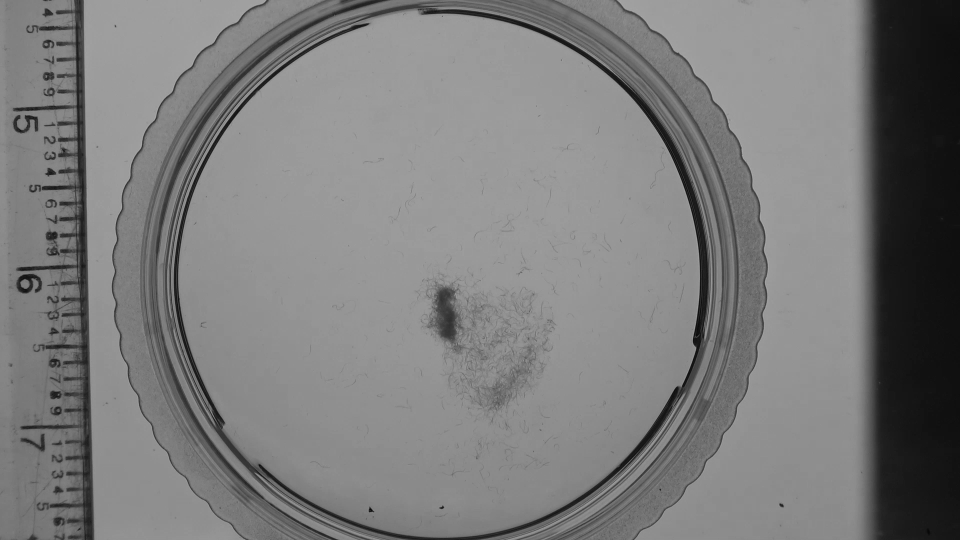
#> input picture 02_Image_Processing/01_original.png, 1920 x 1080 px (shown at 1/2 size)
$ python -i Segmentation_1.py   (imports and definitions only)
#> lines starting #> are read from the running program, lines starting #| are printed output that depends on the picture; after the words box and inside, x2 and y2 are one past the last pixel; in counts of white or black regions, pixels touching at a corner belong together
###############################################################
# Segmentation.py
#
# Vinegar Eel Segmentation Pipeline
#
# Part 1
# Imports
# Initialization
# Image Reading
# Petri Dish Detection
# Petri Dish Masking
###############################################################

import cv2
import numpy as np

from pathlib import Path

from skimage.morphology import (
    skeletonize,
    remove_small_objects,
    remove_small_holes
)

from scipy import ndimage


###############################################################
# CLASS
###############################################################

class VinegarEelSegmentation:

    ###########################################################
    # INITIALIZATION
    ###########################################################

    def __init__(self):

        # -----------------------------------------------------
        # Petri dish parameters
        # -----------------------------------------------------

        self.mask_margin = 80

        # Set to False if using fixed ROI
        self.auto_detect_dish = True

        # Fixed values (used only if auto_detect_dish=False)
        self.fixed_x = None
        self.fixed_y = None
        self.fixed_radius = None

        # -----------------------------------------------------
        # Morphology parameters
        # -----------------------------------------------------

        self.min_object_size = 80
        self.min_hole_size = 100

        self.blackhat_kernel = (25, 25)

        self.gaussian_sigma = 3

        #######################################################
        # Debug
        #######################################################

        self.save_debug_images = True

    ###########################################################
    # READ IMAGE
    ###########################################################

    # [14 lines left out: function read_image, not called in this run]

    ###########################################################
    # DETECT PETRI DISH
    ###########################################################

    def detect_dish(self, image):

        # -----------------------------------------------------
        # Use fixed ROI if desired
        # -----------------------------------------------------

        if not self.auto_detect_dish:

            return (
                self.fixed_x,
                self.fixed_y,
                self.fixed_radius
            )

        # -----------------------------------------------------
        # Blur image
        # -----------------------------------------------------

        blur = cv2.GaussianBlur(
            image,
            (9, 9),
            2
        )

        circles = cv2.HoughCircles(

            blur,

            cv2.HOUGH_GRADIENT,

            dp=1.2,

            minDist=1500,

            param1=80,

            param2=35,

            minRadius=350,

            maxRadius=600
        )

        if circles is None:

            raise RuntimeError(
                "Petri dish not detected."
            )

        circles = np.uint16(
            np.around(circles)
        )

        x, y, r = circles[0][0]

        return int(x), int(y), int(r)

    ###########################################################
    # PETRI DISH MASK
    ###########################################################

    def apply_dish_mask(
            self,
            image,
            x,
            y,
            r):

        radius = max(
            r - self.mask_margin,
            0
        )

        mask = np.zeros(
            image.shape,
            dtype=np.uint8
        )

        cv2.circle(

            mask,

            (x, y),

            radius,

            255,

            -1
        )

        masked = cv2.bitwise_and(
            image,
            image,
            mask=mask
        )

        return masked

    ###########################################################
    # SAVE PETRI DISH DEBUG
    ###########################################################

    def save_dish_debug(
            self,
            image,
            x,
            y,
            r):

        if not self.save_debug_images:
            return

        debug = cv2.cvtColor(
            image,
            cv2.COLOR_GRAY2BGR
        )

        cv2.circle(
            debug,
            (x, y),
            r,
            (0, 255, 0),
            2
        )

        cv2.circle(
            debug,
            (x, y),
            r - self.mask_margin,
            (0, 0, 255),
            2
        )

        cv2.imwrite(
            "Detected_Dish.png",
            debug
        )

        mask = np.zeros(
            image.shape,
            dtype=np.uint8
        )

        cv2.circle(
            mask,
            (x, y),
            r - self.mask_margin,
            255,
            -1
        )

        cv2.imwrite(
            "DishMask.png",
            mask
        )
            ###########################################################
    # REMOVE BACKGROUND
    ###########################################################

    def remove_background(self, image):

        # Large Gaussian blur estimates slow-varying background
        background = cv2.GaussianBlur(
            image,
            (101, 101),
            0
        )

        # Keep dark vinegar eels
        result = cv2.subtract(
            background,
            image
        )

        return result

    ###########################################################
    # CONTRAST ENHANCEMENT (CLAHE)
    ###########################################################

    def enhance_contrast(self, image):

        clahe = cv2.createCLAHE(
            clipLimit=2.5,
            tileGridSize=(8, 8)
        )

        enhanced = clahe.apply(image)

        return enhanced

    ###########################################################
    # DENOISE
    ###########################################################

    def denoise(self, image):

        image = cv2.GaussianBlur(
            image,
            (5, 5),
            self.gaussian_sigma
        )

        return image

    ###########################################################
    # BLACKHAT ENHANCEMENT
    ###########################################################

    def blackhat(self, image):

        kernel = cv2.getStructuringElement(
            cv2.MORPH_ELLIPSE,
            self.blackhat_kernel
        )

        result = cv2.morphologyEx(
            image,
            cv2.MORPH_BLACKHAT,
            kernel
        )

        return result

    ###########################################################
    # REMOVE LEFT SCALE BAR
    ###########################################################

    def remove_scale_bar(self, image):

        result = image.copy()

        # Adjust according to your images
        result[:, :120] = 0

        return result

    ###########################################################
    # THRESHOLD
    ###########################################################

    def threshold(self, image):

        _, binary = cv2.threshold(
            image,
            0,
            255,
            cv2.THRESH_BINARY + cv2.THRESH_OTSU
        )

        return binary

    ###########################################################
    # MORPHOLOGICAL CLEANING
    ###########################################################

    def morphology(self, binary):

        kernel = cv2.getStructuringElement(
            cv2.MORPH_ELLIPSE,
            (3, 3)
        )

        binary = cv2.morphologyEx(
            binary,
            cv2.MORPH_OPEN,
            kernel,
            iterations=1
        )

        binary = cv2.morphologyEx(
            binary,
            cv2.MORPH_CLOSE,
            kernel,
            iterations=2
        )

        return binary

    ###########################################################
    # REMOVE SMALL OBJECTS
    ###########################################################

    def remove_noise(self, binary):

        binary_bool = binary.astype(bool)

        binary_bool = remove_small_objects(
            binary_bool,
            min_size=self.min_object_size
        )

        binary_bool = remove_small_holes(
            binary_bool,
            area_threshold=self.min_hole_size
        )

        binary = (binary_bool.astype(np.uint8)) * 255

        return binary

    ###########################################################
    # COMPLETE PREPROCESSING PIPELINE
    ###########################################################

    def preprocess(self, image):

        # Detect Petri dish
        x, y, r = self.detect_dish(image)

        # Save debug image
        self.save_dish_debug(image, x, y, r)

        # Mask outside dish
        image = self.apply_dish_mask(
            image,
            x,
            y,
            r
        )

        # Remove scale bar
        image = self.remove_scale_bar(image)

        # Background subtraction
        image = self.remove_background(image)

        # Contrast enhancement
        image = self.enhance_contrast(image)

        # Noise removal
        image = self.denoise(image)

        # Enhance worms
        image = self.blackhat(image)

        return image
        ###########################################################
    # REMOVE OBJECTS TOUCHING IMAGE BORDER
    ###########################################################

    def remove_border_objects(self, binary):

        h, w = binary.shape

        labels, stats = cv2.connectedComponentsWithStats(
            binary,
            connectivity=8
        )[1:3]

        output = np.zeros_like(binary)

        num_labels = stats.shape[0]

        for label in range(1, num_labels):

            component = (labels == label)

            ys, xs = np.where(component)

            if len(xs) == 0:
                continue

            if (
                np.min(xs) == 0 or
                np.max(xs) == w - 1 or
                np.min(ys) == 0 or
                np.max(ys) == h - 1
            ):
                continue

            output[component] = 255

        return output


    ###########################################################
    # FILTER OBJECTS BY AREA
    ###########################################################

    def filter_by_area(
            self,
            binary,
            min_area=30,
            max_area=50000):

        nLabels, labels, stats, centroids = \
            cv2.connectedComponentsWithStats(
                binary,
                connectivity=8
            )

        output = np.zeros_like(binary)

        for i in range(1, nLabels):

            area = stats[i, cv2.CC_STAT_AREA]

            if area < min_area:
                continue

            if area > max_area:
                continue

            output[labels == i] = 255

        return output


    ###########################################################
    # FINAL MORPHOLOGY
    ###########################################################

    def final_cleanup(self, binary):

        kernel = cv2.getStructuringElement(
            cv2.MORPH_ELLIPSE,
            (3, 3)
        )

        binary = cv2.morphologyEx(
            binary,
            cv2.MORPH_OPEN,
            kernel,
            iterations=1
        )

        binary = cv2.morphologyEx(
            binary,
            cv2.MORPH_CLOSE,
            kernel,
            iterations=2
        )

        return binary


    ###########################################################
    # SEGMENTATION PIPELINE
    ###########################################################

    def segment(self, image):

        #######################################################
        # PREPROCESS
        #######################################################

        pre = self.preprocess(image)

        #######################################################
        # THRESHOLD
        #######################################################

        binary = self.threshold(pre)

        #######################################################
        # MORPHOLOGY
        #######################################################

        binary = self.morphology(binary)

        #######################################################
        # REMOVE SMALL OBJECTS
        #######################################################

        binary = self.remove_noise(binary)

        #######################################################
        # FILTER AREA
        #######################################################

        binary = self.filter_by_area(
            binary,
            min_area=25,
            max_area=40000
        )

        #######################################################
        # REMOVE BORDER OBJECTS
        #######################################################

        binary = self.remove_border_objects(binary)

        #######################################################
        # FINAL CLEANUP
        #######################################################

        binary = self.final_cleanup(binary)

        return binary


    ###########################################################
    # SAVE INTERMEDIATE RESULTS
    ###########################################################

    # [274 lines left out: functions save_preprocessing_steps, skeleton, object_orientation, orientations, draw_orientations, overlay and 1 more, not called in this run]


>>> import cv2
>>> picture = cv2.imread('01_original.png', cv2.IMREAD_GRAYSCALE)
#> picture is the input picture: shape (1080, 1920); min 1, max 183, mean 124
>>> result = VinegarEelSegmentation().segment(picture)
#> in detect_dish, `circles = cv2.HoughCircles(  blur,  cv2.HOUGH_GRADIENT,  dp=1.2,  minD..`: circles = [[869.4, 550.2, 528.9]]
#> in detect_dish, `circles = np.uint16( np.around(circles) )`: circles = [[869, 550, 529]]
#> in detect_dish, `x, y, r = circles[0][0]`: x = 869; y = 550; r = 529
#> in preprocess, `x, y, r = self.detect_dish(image)`: x = 869; y = 550; r = 529
#> in save_dish_debug, `cv2.circle( mask, (x, y), r - self.mask_margin, 255, -1 )`:
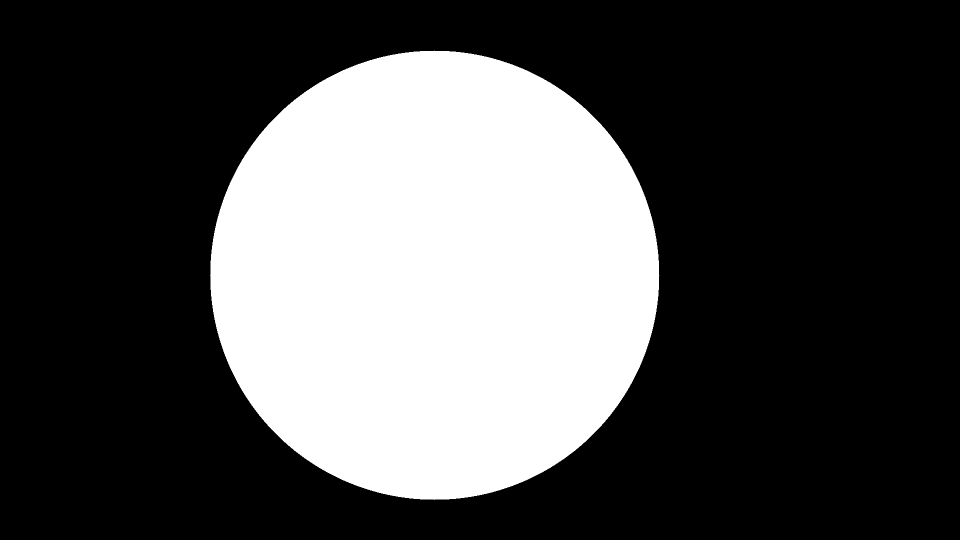
#> mask: shape (1080, 1920) (shown at 1/2 size); 30.5% white; 1 white region, box (x1, y1, x2, y2) and area: (420, 101, 1319, 1000) 633209
#> in apply_dish_mask, `radius = max( r - self.mask_margin, 0 )`: radius = 449
#> in apply_dish_mask, `masked = cv2.bitwise_and( image, image, mask=mask )`:
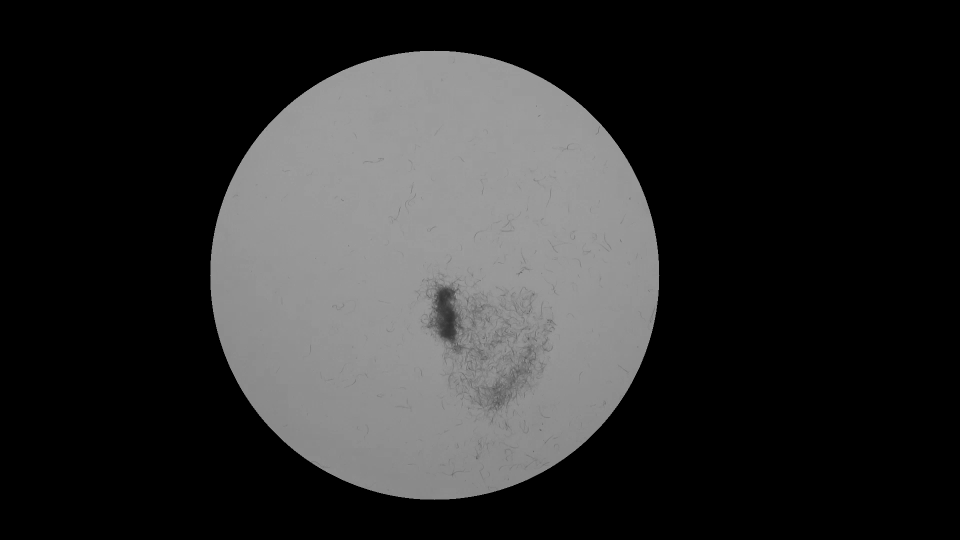
#> masked: shape (1080, 1920) (shown at 1/2 size); min 0, max 166, mean 45
#> in remove_background, `background = cv2.GaussianBlur( image, (101, 101), 0 )`:
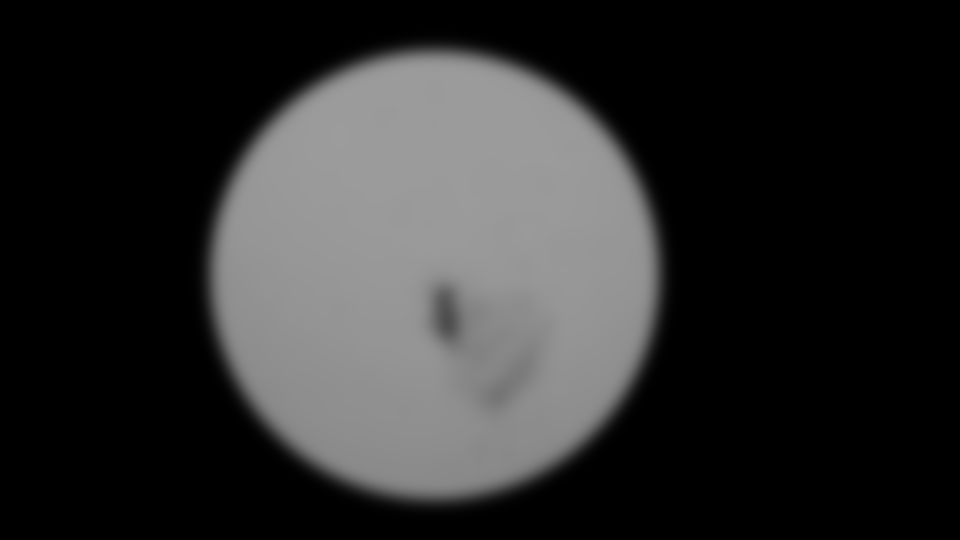
#> background: shape (1080, 1920) (shown at 1/2 size); min 0, max 156, mean 45
#> in enhance_contrast, `enhanced = clahe.apply(image)`:
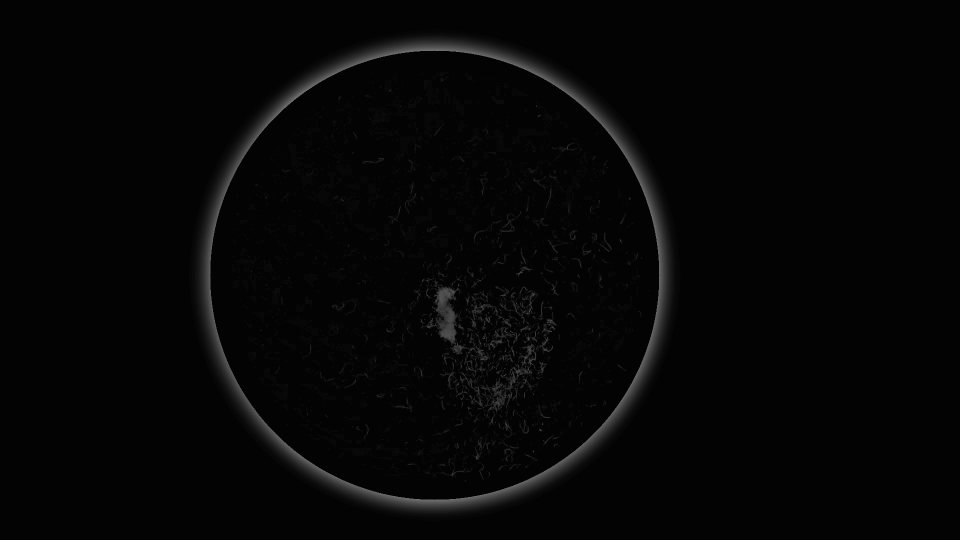
#> enhanced: shape (1080, 1920) (shown at 1/2 size); min 3, max 117, mean 5.8
#> in remove_noise, `binary_bool = remove_small_holes( binary_bool, area_threshold=self.min..`:
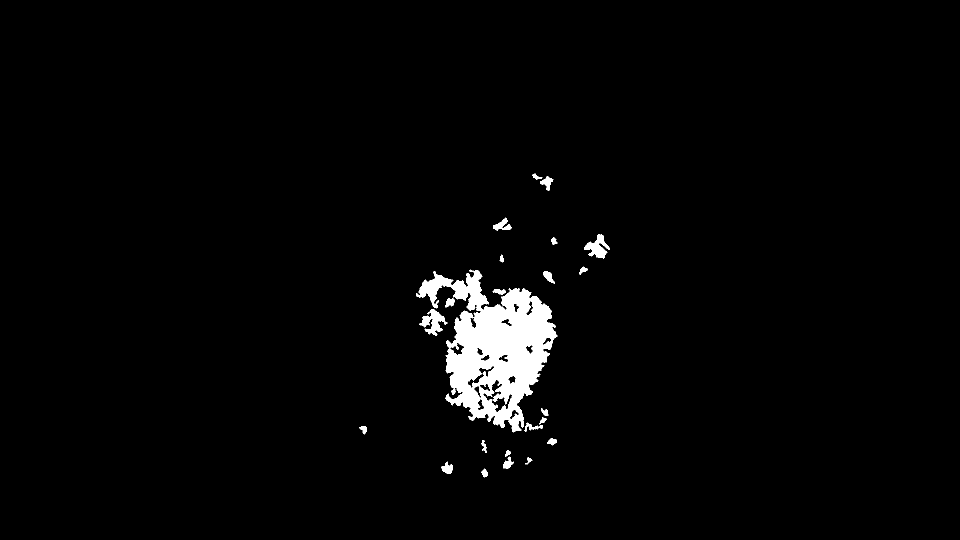
#> binary_bool: shape (1080, 1920) bool (shown at 1/2 size); 2.3% white; 23 white regions, largest, box (x1, y1, x2, y2) and area: (832, 539, 1115, 865) 41981, (839, 618, 895, 671) 1306, (1168, 468, 1220, 517) 1193
#> in filter_by_area, `nLabels, labels, stats, centroids = \ cv2.connectedComponentsWithStats..`:
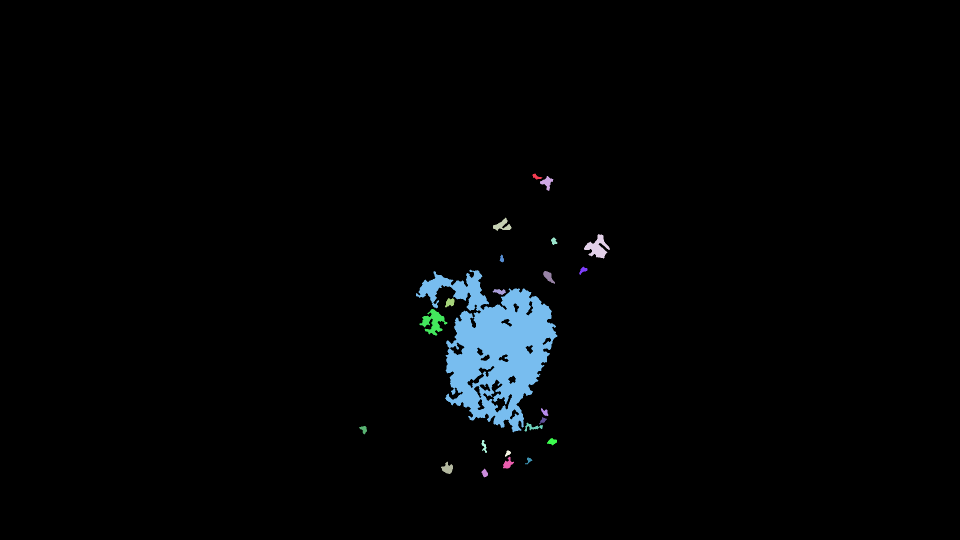
#> labels: shape (1080, 1920) int32 (shown at 1/2 size); 24 distinct labels, from 0 to 23; one colour per label, 0 black
#> in filter_by_area, `nLabels, labels, stats, centroids = \ cv2.connectedComponentsWithStats..`: nLabels = 24; stats = 24 rows, first 6: [0, 0, 1920, 1080, 2025304], [1065, 347, 20, 12, 114], [1080, 352, 27, 30, 348], [986, 435, 37, 27, 456], [1168, 468, 52, 49, 1193], [1102, 475, 13, 15, 121]; centroids = 24 rows, first 8: [958.7, 536], [1072.6, 353.3], [1093.7, 364.7], [1004.5, 450.8], [1194.8, 494.6], [1107.5, 482.1], [1003.4, 517.2], [1165.8, 540.1]
#> the loop in filter_by_area, `for i in range(1, nLabels): ` made 23 passes
#> area on passes 1 to 8: 114, 348, 456, 1193, 121, 89, 131, 41981
#> after the loop in filter_by_area, `for i in range(1, nLabels):`:
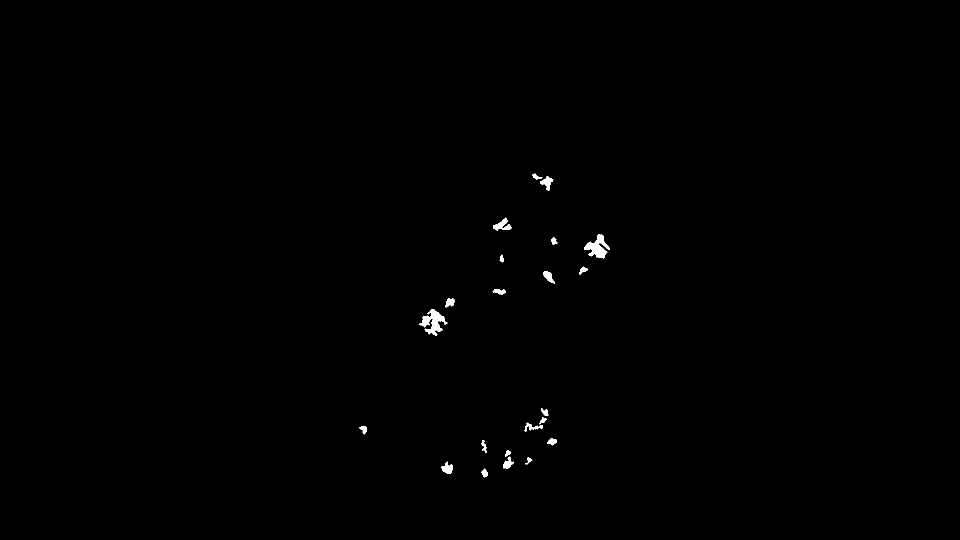
#> output: shape (1080, 1920) (shown at 1/2 size); 0.3% white; 22 white regions, largest, box (x1, y1, x2, y2) and area: (839, 618, 895, 671) 1306, (1168, 468, 1220, 517) 1193, (986, 435, 1023, 462) 456
#> in remove_border_objects, `labels, stats = cv2.connectedComponentsWithStats( binary, connectivity..`: stats = 23 rows, first 6: [0, 0, 1920, 1080, 2067285], [1065, 347, 20, 12, 114], [1080, 352, 27, 30, 348], [986, 435, 37, 27, 456], [1168, 468, 52, 49, 1193], [1102, 475, 13, 15, 121]
